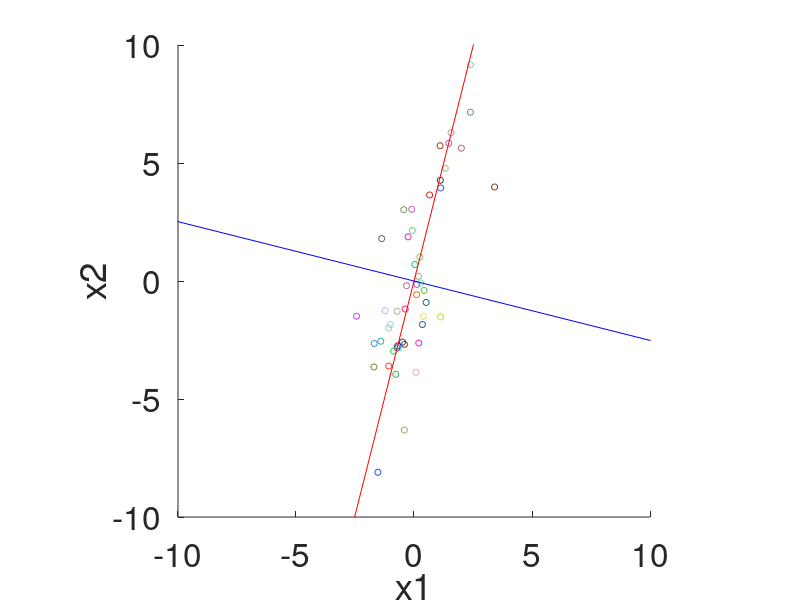
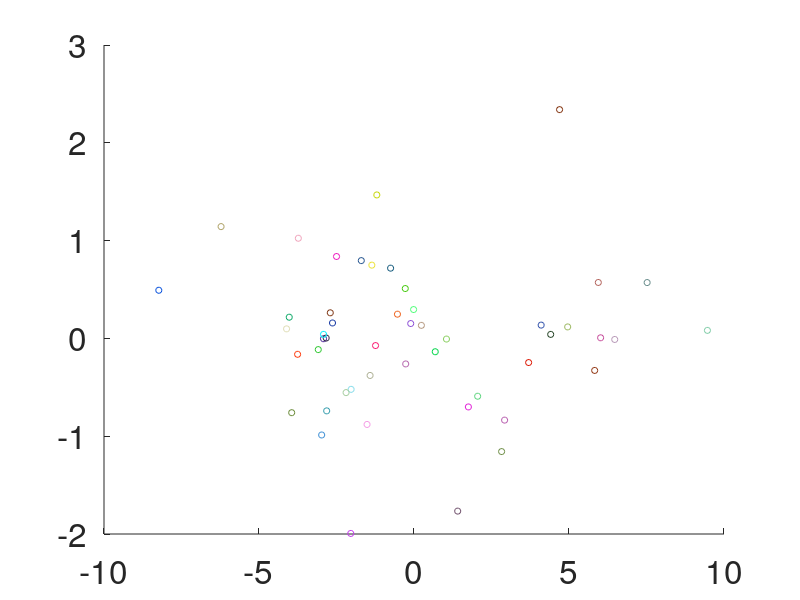
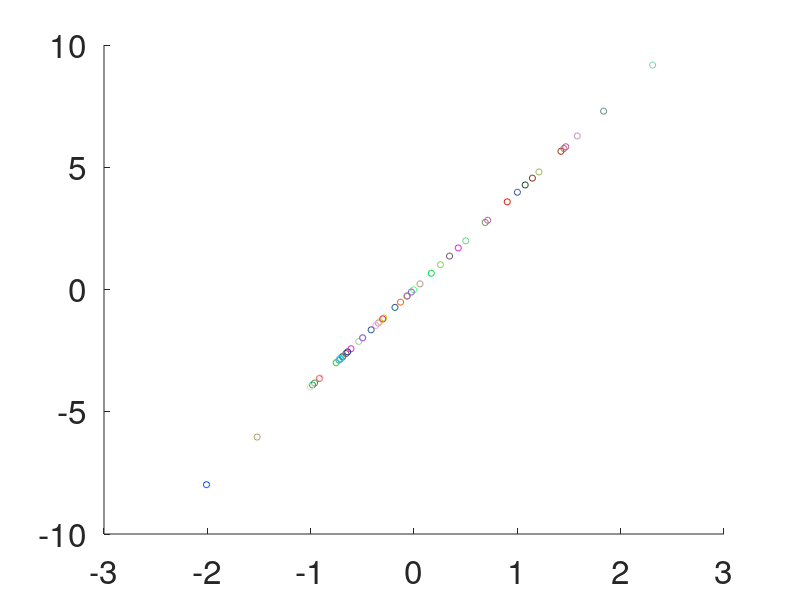

The MATLAB source for these figures, in order:
% This is a MATLAB script for the
% CLPS1291 lecture on PCA
% Other m-files required: none
% Subfunctions: none
% MAT-files required: none
% Author: Thomas Serre
% Brown University
% CLPS Department
% email: Thomas_Serre@Brown.edu
% Website: http://serre-lab.clps.brown.edu
% February 2014;

set(0,'DefaultAxesFontSize', 24)

% generate data
DATA = mvnrnd([0 0],[1 2;2 10], 50);

% center the data
DATA = DATA - repmat(mean(DATA), size(DATA,1), 1);
[PC,score,latent,tsquared,explained] = pca(DATA);

figure(1)

C = rand(size(DATA,1),3);

scatter(DATA(:,1), DATA(:,2), 20, C);
hold on; 
plot(PC(1,1)*[-15 15], PC(2,1)*[-15 15], '-r');
plot(PC(1,2)*[-15 15], PC(2,2)*[-15 15], '-b'); hold off
axis([-10 10 -10 10]); axis square
hold off

xlabel('x1'); ylabel('x2'); 
latent
explained

% project down to 1 dimension
pDATA = DATA * PC; 

figure(2)
scatter(pDATA(:,1), pDATA(:,2), 20, C);

% Drop one component and project back in the original space
ppDATA = pDATA(:,1)*PC(:,1)'; % or equivalently (PC'*DATA')'
figure(3)
scatter(ppDATA(:,1), ppDATA(:,2), 20, C);
